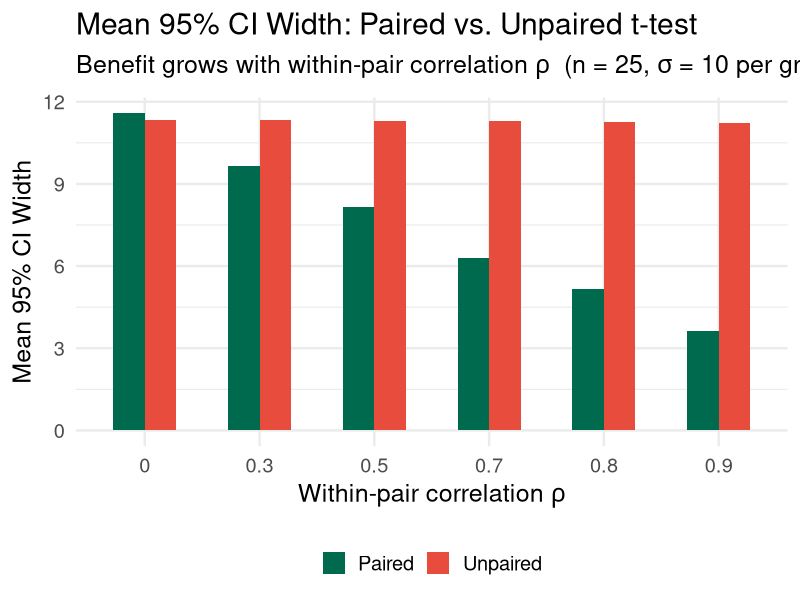
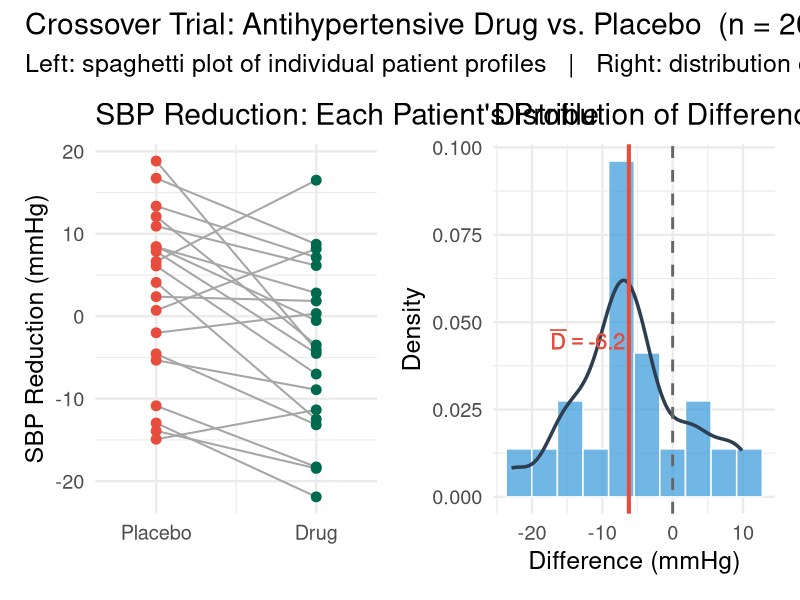
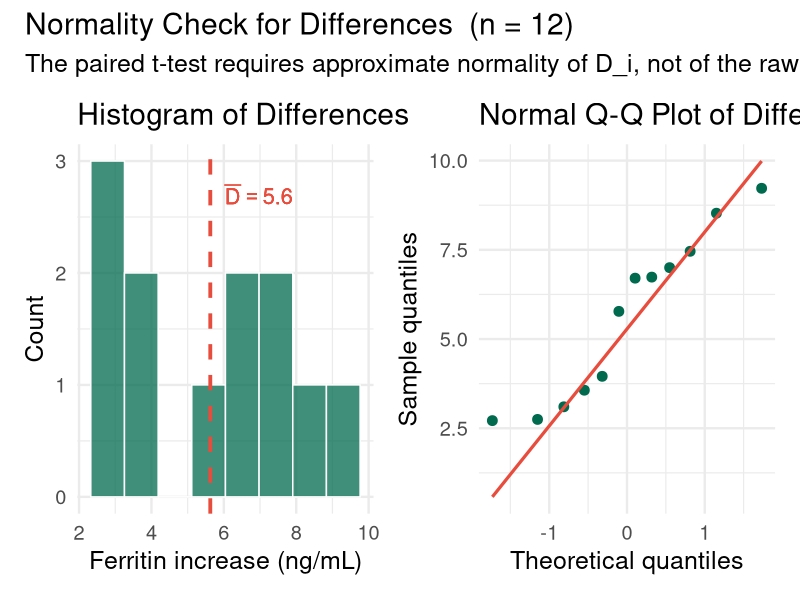

Write R code to recreate these figures, in order.
## ---- chunk 1
#| label: setup
#| include: false
library(tidyverse)
library(broom)
library(patchwork)
set.seed(551)
theme_set(theme_minimal(base_size = 18))
## ---- chunk 2
#| echo: true
#| code-fold: false

tibble(rho = c(0, 0.3, 0.5, 0.7, 0.8, 0.9)) |>
  mutate(
    width_ratio     = round(sqrt(1 - rho), 3),
    pct_narrower    = scales::percent(1 - sqrt(1 - rho), accuracy = 1)
  ) |>
  knitr::kable(
    col.names = c("rho", "CI width ratio (paired / unpaired)",
                  "% CI width reduction"),
    caption   = "Benefit of pairing when sigma_1 = sigma_2"
  )
## ---- chunk 3
#| echo: true
#| code-fold: true
#| fig-height: 6.5
#| fig-width: 14

set.seed(551)

sim_ci_width <- function(rho, n = 25, sigma = 10, B = 2000) {
  map_dfr(seq_len(B), function(i) {
    L  <- chol(sigma^2 * matrix(c(1, rho, rho, 1), 2))
    xy <- matrix(rnorm(2 * n), n, 2) %*% L
    d  <- xy[, 1] - xy[, 2]
    tibble(
      paired   = 2 * qt(0.975, n - 1) * sd(d) / sqrt(n),
      unpaired = diff(t.test(xy[, 1], xy[, 2])$conf.int)
    )
  }) |>
    summarise(across(everything(), \(x) mean(x, na.rm = TRUE))) |>
    mutate(rho = rho)
}

widths <- map_dfr(c(0, 0.3, 0.5, 0.7, 0.8, 0.9), sim_ci_width)

widths |>
  pivot_longer(c(paired, unpaired), names_to = "Method", values_to = "Width") |>
  mutate(Method = str_to_title(Method)) |>
  ggplot(aes(x = factor(rho), y = Width, fill = Method)) +
  geom_col(position = "dodge", width = 0.55) +
  scale_fill_manual(values = c("Paired" = "#006a4e", "Unpaired" = "#e74c3c")) +
  labs(
    title    = "Mean 95% CI Width: Paired vs. Unpaired t-test",
    subtitle = bquote("Benefit grows with within-pair correlation" ~ rho ~
                      " (n = 25," ~ sigma ~ "= 10 per group, 2000 simulations)"),
    x        = expression("Within-pair correlation " * rho),
    y        = "Mean 95% CI Width",
    fill     = NULL
  ) +
  theme(legend.position = "bottom")
## ---- chunk 4
#| echo: true
#| code-fold: false

set.seed(551)
n   <- 20
rho <- 0.75
L   <- chol(10^2 * matrix(c(1, rho, rho, 1), 2))
# Drug arm lowers BP ~5 mmHg more than placebo
xy  <- matrix(rnorm(2 * n), n, 2) %*% L +
       matrix(c(0, -5), n, 2, byrow = TRUE)

sbp_placebo <- xy[, 1]
sbp_drug    <- xy[, 2]
d           <- sbp_drug - sbp_placebo  # negative = drug better

cat(sprintf("Mean D (drug - placebo):  %.2f mmHg\n", mean(d)))
cat(sprintf("SD(D):                    %.2f mmHg\n", sd(d)))

result <- t.test(sbp_drug, sbp_placebo, paired = TRUE, alternative = "less")
tidy(result)
## ---- chunk 5
#| echo: true
#| code-fold: false

cat(sprintf("95%% CI for mu_D:  (%.2f, Inf)\n", result$conf.int[2]))
cat(sprintf("p-value:            %.5f\n", result$p.value))
## ---- chunk 6
#| echo: true
#| code-fold: true
#| fig-height: 6.5
#| fig-width: 14

p1 <- tibble(
  Patient = factor(seq_len(n)),
  Placebo = sbp_placebo,
  Drug    = sbp_drug
) |>
  ggplot(aes(x = 1, xend = 2, y = Placebo, yend = Drug)) +
  geom_segment(color = "grey65", linewidth = 0.7) +
  geom_point(aes(x = 1, y = Placebo), color = "#e74c3c", size = 3) +
  geom_point(aes(x = 2, y = Drug),    color = "#006a4e", size = 3) +
  scale_x_continuous(breaks = c(1, 2), labels = c("Placebo", "Drug"),
                     limits = c(0.7, 2.3)) +
  labs(title = "SBP Reduction: Each Patient's Profile",
       x = NULL, y = "SBP Reduction (mmHg)")

p2 <- tibble(d = d) |>
  ggplot(aes(x = d)) +
  geom_histogram(aes(y = after_stat(density)), bins = 10,
                 fill = "#3498db", color = "white", alpha = 0.7) +
  geom_density(color = "#2c3e50", linewidth = 1.2) +
  geom_vline(xintercept = 0,       linetype = "dashed",
             color = "grey40", linewidth = 1.0) +
  geom_vline(xintercept = mean(d), color = "#e74c3c", linewidth = 1.4) +
  annotate("text", x = mean(d) - 0.5, y = 0.045,
           label = bquote(bar(D) == .(round(mean(d), 1))),
           color = "#e74c3c", size = 5.5, hjust = 1) +
  labs(title = "Distribution of Differences  D = Drug \u2212 Placebo",
       x = "Difference (mmHg)", y = "Density")

p1 + p2 +
  plot_annotation(
    title    = "Crossover Trial: Antihypertensive Drug vs. Placebo  (n = 20 pairs)",
    subtitle = "Left: spaghetti plot of individual patient profiles   |   Right: distribution of within-pair differences"
  )
## ---- chunk 7
#| echo: true
#| code-fold: false

paired_res   <- t.test(sbp_drug, sbp_placebo, paired = TRUE, alternative = "less")
unpaired_res <- t.test(sbp_drug, sbp_placebo, paired = FALSE, alternative = "less")

cat("--- Paired t-test (CORRECT) ---\n")
cat(sprintf("  t = %.3f,  df = %d,  p = %.5f\n",
            paired_res$statistic,
            paired_res$parameter,
            paired_res$p.value))
cat(sprintf("  95%% CI: (%.2f, %.2f)\n\n",
            paired_res$conf.int[1], paired_res$conf.int[2]))

cat("--- Welch two-sample t-test (INCORRECT for paired data) ---\n")
cat(sprintf("  t = %.3f,  df = %.1f,  p = %.5f\n",
            unpaired_res$statistic,
            unpaired_res$parameter,
            unpaired_res$p.value))
cat(sprintf("  95%% CI: (%.2f, %.2f)\n",
            unpaired_res$conf.int[1], unpaired_res$conf.int[2]))
## ---- chunk 8
#| echo: true
#| code-fold: false

ferritin_pre  <- c( 8, 11,  9, 14,  7, 12,  6, 15, 10,  9, 13,  8)
ferritin_post <- ferritin_pre + rnorm(length(ferritin_pre), 4, 3)
d_iron        <- ferritin_post - ferritin_pre

cat(sprintf("Mean pre:   %.1f   |   Mean post:  %.1f\n",
            mean(ferritin_pre), mean(ferritin_post)))
cat(sprintf("Mean D:     %.1f   |   SD(D):      %.1f   |   n = %d\n",
            mean(d_iron), sd(d_iron), length(d_iron)))

res_iron <- t.test(ferritin_post, ferritin_pre,
                   paired = TRUE, alternative = "greater")
tidy(res_iron)
## ---- chunk 9
#| echo: true
#| code-fold: false

cat(sprintf("One-sided 95%% CI: (%.2f, Inf)\n", res_iron$conf.int[1]))
cat(sprintf("p-value: %.2e\n", res_iron$p.value))
## ---- chunk 10
#| echo: true
#| code-fold: true
#| fig-height: 5.5
#| fig-width: 13

p_hist <- tibble(d = d_iron) |>
  ggplot(aes(x = d)) +
  geom_histogram(bins = 8, fill = "#006a4e", color = "white", alpha = 0.75) +
  geom_vline(xintercept = mean(d_iron), color = "#e74c3c",
             linewidth = 1.3, linetype = "dashed") +
  annotate("text", x = mean(d_iron) + 0.4, y = 2.7,
           label = bquote(bar(D) == .(round(mean(d_iron), 1))),
           color = "#e74c3c", size = 5.5, hjust = 0) +
  labs(title = "Histogram of Differences",
       x = "Ferritin increase (ng/mL)", y = "Count")

p_qq <- tibble(d = d_iron) |>
  ggplot(aes(sample = d)) +
  stat_qq(color = "#006a4e", size = 3) +
  stat_qq_line(color = "#e74c3c", linewidth = 1.1) +
  labs(title = "Normal Q-Q Plot of Differences",
       x = "Theoretical quantiles", y = "Sample quantiles")

p_hist + p_qq +
  plot_annotation(
    title    = "Normality Check for Differences  (n = 12)",
    subtitle = "The paired t-test requires approximate normality of D_i, not of the raw pre/post values"
  )
## ---- chunk 11
#| echo: true
#| code-fold: false

set.seed(7)
cases    <- round(pmax(0, rnorm(15, mean = 35, sd = 15)))
controls <- round(pmax(0, cases - rnorm(15, mean = 20, sd = 12)))
d_match  <- cases - controls

cat("Pack-years — Cases:   ", cases,    "\n")
cat("Pack-years — Controls:", controls, "\n")
cat(sprintf("\nMean difference (case - control): %.1f  |  SD: %.1f\n",
            mean(d_match), sd(d_match)))

t.test(cases, controls, paired = TRUE) |> tidy()
